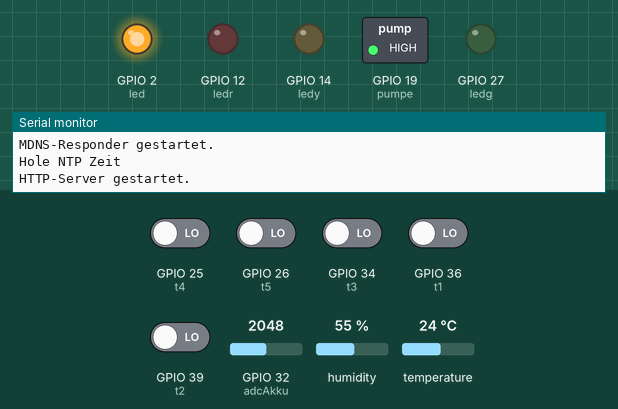
Simulated run of this sketch. Board: ESP32. On the bench: switched loads named in the sketch (green lamp = pin HIGH), output pins drawn as LEDs (lit = HIGH), the last lines printed to the serial monitor. The inputs (shaded band) are chosen by the test bench; at power-on: GPIO 25 (t4), GPIO 26 (t5), GPIO 34 (t3), GPIO 36 (t1), GPIO 39 (t2) LOW, GPIO 32 (adcAkku) = 2048, humidity 55 %, temperature 24 °C. WiFi joins after 1.5 s; servers stay silent unless stated; the local clock reads 2024-03-15 10:24:30 at power-on unless the sketch sets it.

Above: at 2.7 s.
2.8 s: GPIO 25 (t4) driven HIGH
4.3 s: GPIO 34 (t3) driven HIGH
At 4.7 s:
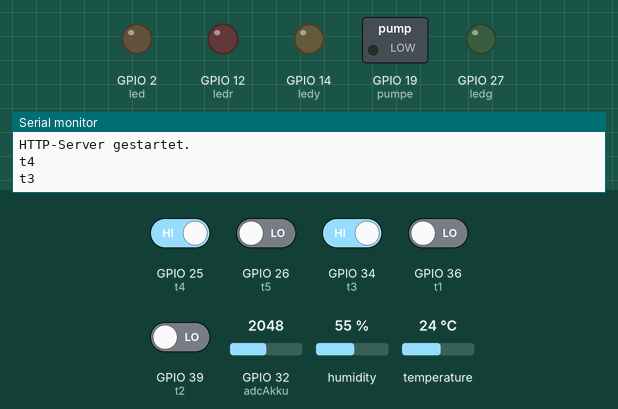
At 12.1 s:
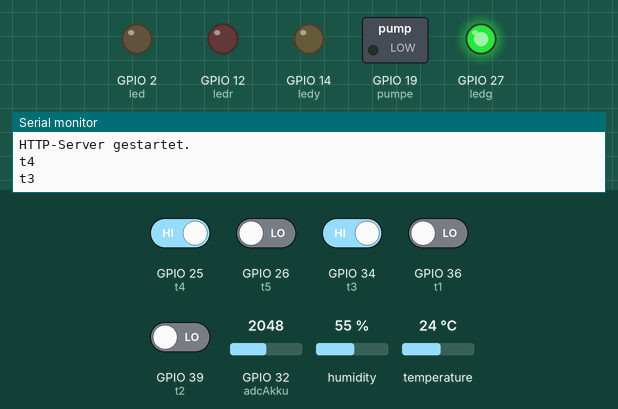
Timing chart, 0 to 24.5 s (numbered marks = the images above; inputs shaded):
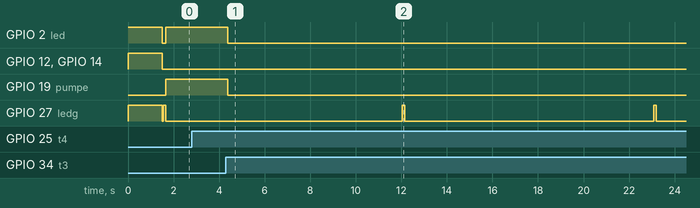

The sketch:

hydro_CT_make.ino
```cpp
#include <WiFi.h>
#include <WiFiClient.h>
#include <WebServer.h>
#include <ESPmDNS.h>
#include <DHT.h>

//Definitionen DHT 22 Temperatursensor
#define DHTPIN 13
#define DHTTYPE DHT22
DHT dht(DHTPIN, DHTTYPE);

#define DEBUG true // Serielle Ausgabe bei true aktivieren

//Netzwerk und Zeitserverinfos
#define SSID "ssid"
#define PASSWORD "pw"
#define NTP_SERVER "de.pool.ntp.org"
#define TZ_INFO "WEST-1DWEST-2,M3.5.0/02:00:00,M10.5.0/03:00:00" // Western European Time

WebServer server(80);

// Zeitvariablen
struct tm local;
time_t now;
double time_now; //Zeitpunkt jetzt
double time_p=0; //Zeitpunkt letztes Pumpen
double time_m=0; // Zeitpunkt letztes messen
double time_b=0;
int lastday=0;

bool pON=false; // Pumpe an
bool pm=false;

int tp=25;   //Gieszeit in sec
int tm=300;  //Intervall messen in sec
int intervall=93*60; //Intervall giesen in sec
int tint=10;

float luftfeuchte=10;
float temp=10;
float Vakku=12.00;
float VADC=0;

// Errorvariablen
byte error=0;
byte wifierror=0;
String serror="no Error";

int indx=0;
int rows=0;

const int punkte=150; // Anzahl der Speicherpunkte
String azeit[punkte]; // Ringpuffer Zeitstring der Messung
float atemp[punkte]; // Ringpuffer Temperatur
float aVakku[punkte]; // Ringpuffer Akkustand

unsigned int aLF[punkte];
float ap1[punkte];
//unsigned int ap2[punkte];

// Pindefinitionen
byte pumpe=19;
byte adcAkku=32;
byte adcSensor=33;
byte led=2;  // Board LED
byte ledg=27;
byte ledy=14;
byte ledr=12;
byte t1=36;
byte t2=39;
byte t3=34;
byte t4=25;
byte t5=26;
bool t1n=false; // Tasterzustände now und last
bool t1l=false;
bool t2n=false;
bool t2l=false;
bool t3n=false;
bool t3l=false;
bool t4n=false;
bool t4l=false;
bool t5n=false;
bool t5l=false;


void setup() {
  // Pindefinitionen
  pinMode(pumpe, OUTPUT);
  pinMode(led, OUTPUT);
  pinMode(ledg, OUTPUT);
  pinMode(ledy, OUTPUT);
  pinMode(ledr, OUTPUT);
  pinMode(t1, INPUT);
  pinMode(t2, INPUT);
  pinMode(t3, INPUT);
  pinMode(t4, INPUT);
  pinMode(t5, INPUT);
  pinMode(adcSensor, INPUT_PULLUP);
  pinMode(adcAkku, INPUT_PULLUP);

  //Temperatursensor starten
  pinMode(DHTPIN, INPUT);
  dht.begin();

  digitalWrite(led, HIGH);
  digitalWrite(ledg, HIGH);
  digitalWrite(ledy, HIGH);
  digitalWrite(ledr, HIGH);

  if (DEBUG)
     {
     Serial.begin(115200); // bei Debug seriellen Monitor aktivieren
     }

  // Initialisierung Wifi
  WiFi.mode(WIFI_STA);
  WiFi.begin(SSID, PASSWORD);

  while(WiFi.status() != WL_CONNECTED)
  {
    delay(500);
    debug(".");
  }
  debug(" ");
  debug("IP-Adresse: " + WiFi.localIP().toString());

  digitalWrite(ledr, LOW);

  // NTP Zeit aktualisieren
  if (MDNS.begin("esp32")) {
    debug("MDNS-Responder gestartet.");
  }
  debug("Hole NTP Zeit");
  configTzTime(TZ_INFO, NTP_SERVER);
  getLocalTime(&local, 10000);   // Systemzeit mit NTP synchronisieren


  digitalWrite(ledy, LOW);

  // Webserver initialisieren
  server.on("/", handleRoot);
  server.onNotFound(handleNotFound);
  server.begin();
  debug("HTTP-Server gestartet.");
  digitalWrite(ledg, LOW);
  digitalWrite(led, LOW);
}


void loop() {
  // Tasterabfrage
  t1n=digitalRead(t1);
  t2n=digitalRead(t2);
  t3n=digitalRead(t3);
  t4n=digitalRead(t4);
  t5n=digitalRead(t5);

  server.handleClient(); // Liegt eine Webserveranfrage vor?

  // Zeitvariablen aktualisieren
  time(&now);
  localtime_r(&now, &local);
  time_now=mktime(&local);

  delay(50);

  if (t1n==true and t1l==false) // Taster gedrückt, hier kann eigener Code ergänzt werden
  {
   debug("t1");
  }
  if (t2n==true and t2l==false)
  {
  debug("t2");
  }
  if (t3n==true and t3l==false)
  {
   debug("t3");
   time_p=0; // giesvorgang starten
  }
  if (t4n==true and t4l==false)
  {
   debug("t4");
  }
  if (t5n==true and t5l==false)
  {
   debug("t5");
  }

  t1l=t1n; // aktuelle Tasterzustände speichern
  t2l=t2n;
  t3l=t3n;
  t4l=t4n;
  t5l=t5n;

  if (local.tm_mday != lastday) {   //alle 24h Systemzeit aktualisieren

    configTzTime(TZ_INFO, NTP_SERVER);
    getLocalTime(&local, 10000);  // ESP32 Systemzeit mit NTP Synchronisieren
    lastday=local.tm_mday;
  }


  if (difftime(time_now, time_b)>10){ // Blinken alle 10 s
  time_b=time_now;
    if (error ==0) {
       digitalWrite(ledg, HIGH);
       if (wifierror==1) {  digitalWrite(ledy, HIGH);}
       delay(100);
       digitalWrite(ledg, LOW);
       digitalWrite(ledy, LOW);
    }
    if (error ==1) {
       digitalWrite(ledr, HIGH);
       if (wifierror==1) {  digitalWrite(ledy, HIGH);}
       delay(100);
       digitalWrite(ledr, LOW);
       digitalWrite(ledy, LOW);
    }

  }

  if (difftime(time_now, time_m)>tm){ // messen alle tm sekunden

   messen();
   wlanstatus();

  }

  if (difftime(time_now, time_p)>intervall){  //Giesen jededes Intervall
        time_p=time_now;

          if (!pON){
              intervall=92*60; //default intervall
              if (error==0){
              pON=true;
              intervall=tp;   //tp = Gieszeit
              digitalWrite(led, HIGH);
              digitalWrite(pumpe, HIGH);
              }
          }


          else if (pON) {
          pON=false;

          digitalWrite(led, LOW);
          digitalWrite(pumpe, LOW);

            if (temp<=10) {intervall=240*60;}
            else if (temp>10 && temp<=15) {intervall=180*60;}
            else if (temp>15 && temp<=20) {intervall=120*60;}
            else if (temp>20 && temp<=25) {intervall=90*60;}
            else if (temp>25 && temp<=30) {intervall=60*60;}
            else if (temp>30) {intervall=30*60;}
            else {intervall=91*60;}; //Fehler in Temp abfangen

            azeit[indx]=zeitstr2();

            if (isnan(temp) || temp>60 ) {temp=0;} //Fehler in Temp abfangen
            if (isnan(luftfeuchte) || luftfeuchte > 100) {luftfeuchte=0;}

            // Ringpuffer beschreiben
            atemp[indx]=temp;
            aVakku[indx]=Vakku;
            aLF[indx]=luftfeuchte;
            indx=indx+1;
            if (rows<punkte) {rows=rows+1;} // Anzahl Datenpunkte für Ausgabe
            if (indx==punkte) {indx=0;}
          }


       }

}

void handleRoot() {

  messen();

String td="</td><td>";

String message="<html><head><script type=\"text/javascript\" src=\"https://www.gstatic.com/charts/loader.js\"></script><script type=\"text/javascript\">google.charts.load('current', {'packages':['corechart']});";
message += "google.charts.setOnLoadCallback(drawChart);function drawChart() {var data = new google.visualization.DataTable();data.addColumn('date', 'Zeit');data.addColumn('number', 'Temp');";
message += "data.addColumn('number', 'Volt');data.addColumn('number', 'Luftf');data.addRows([";

 int j= indx-1;
 if (j<0) {j=punkte-1;}

 for (int i = 1; i <= rows; i++) {
            message += "[new Date("  +String(azeit[j]) +"),"+ String(atemp[j])  +","+  String(aVakku[j])  +","+  String(aLF[j]) + "],";
            j=j-1;
            if (j<0) {j=punkte-1;}
        }


message += "]);var date_formatter = new google.visualization.DateFormat({ pattern: \"dd.MM HH:mm\"});date_formatter.format(data, 0);";
message += "var options = {curveType: 'function',legend: { position: 'bottom' },hAxis: {format: 'HH:mm'},pointSize: 0, chartArea:{left:20,top:10}};var chart = new google.visualization.LineChart(document.getElementById('curve_chart'));";
message += "chart.draw(data, options);}</script><style>table {border-collapse: collapse;} table, td, th {border: 1px solid black;text-align: left;}</style></head>";


  message += "<body style=\"background-color:white;\"><font face=\"Calibri\" size=\"1\"><h1>Hydrokultur</h1><BR><table><tr><th>Luftf.</th><th>Temp</th><th>VADC</th><th>V Solar</th><th>Int</th><th>tp</th></tr>";

  message += "<tr><td>" + String(luftfeuchte)+td+String(temp)+td+String(VADC)+td+String(Vakku)+td;
  message += String(intervall/60)+td+String(tp) + "</td></tr>";
  message += "<tr><th>Zeit</th><th>min run</th><th>Error</th><th>Wlan Code</th></tr><tr><td>";

  message += zeitstr() +td+String(difftime(time_now, time_p)/60)+td+serror+td+String(WiFi.status());
  message += "</td></tr></table><div id=\"curve_chart\" style=\"width: 520px; height: 400px\"></div>";
  message += "</body></html>";

server.send(200,"text/html", message);
}

void handleNotFound(){
  String message="Pfad ";
  message += server.uri();
  message += " wurde nicht gefunden.\n";
  server.send(404, "text/plain", message);
}

void debug(String Msg)
{
 if (DEBUG)
 {
 Serial.println(Msg);
 }
}

String zeitstr()
{
      String zeit="";

      if (local.tm_hour<10) {zeit=zeit + "0" + String(local.tm_hour)+ ":";}
      else {zeit=zeit + String(local.tm_hour)+ ":";}
      if (local.tm_min<10) {zeit=zeit + "0" + String(local.tm_min)+ ":";}
      else {zeit=zeit + String(local.tm_min)+ ":";}
      if (local.tm_sec<10) {zeit=zeit + "0" + String(local.tm_sec);}
      else {zeit=zeit + String(local.tm_sec);}

  return zeit;
}

String zeitstr2()
{
      String zeit="";
      //[new Date(1789,3,30,12,1,1),37.8,80.8,41.8],
      zeit+= String(local.tm_year +1900) +","+ String(local.tm_mon) +","+ String(local.tm_mday) +","+ String(local.tm_hour) +","+ String(local.tm_min) +","+ String(local.tm_sec);


  return zeit;
}

void messen()
{
    time_m=time_now;
    luftfeuchte=dht.readHumidity();
    temp=dht.readTemperature();
    VADC=analogRead(adcAkku)*3.3/4095;
    VADC=analogRead(adcAkku)*3.3/4095; //erste Messung fehlerhaft
    Vakku=1.11 + 5.56*VADC;
     if (Vakku < 10) //powersaving on low akku
      {
      error=1;
      serror="low Power ";
      }
      else
      {
        error=0;
        serror="no error";
      }


}

void wlanstatus(){

// netzwerkstatus überprüfen
      if (WiFi.status() != WL_CONNECTED) {
        wifierror=1;
        tm=30; // alle 30 s versuchen neu zu verbinden
        WiFi.begin(SSID, PASSWORD); //try reconnect
      }
      if(WiFi.status() == WL_CONNECTED)
      {
        wifierror=0;
        tm=300;
      }

}
```

Measured:
- after the input at 4.3 s, GPIO 2 (led), GPIO 19 (pumpe): HIGH → LOW after 0.07 s
- by itself, GPIO 27 (ledg): alternates HIGH for 0.10 s and LOW for 10.9 s
